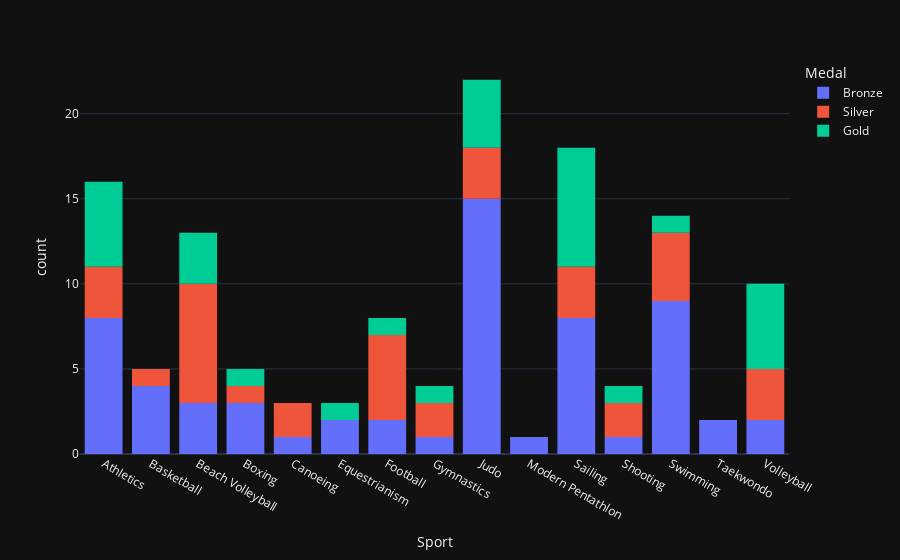

Notebook code cell kept with this figure:
### Markdown cell above
Utilize um gráfico de distribuição (como um histograma, por exemplo) ilustrando a quantidade total de medalhas do Brasil por esporte.

### Code cell
# Utilizando o DF de um ex anterior e ordenando por ordem alfabética crescente.
df_medalhas_esporte.sort_values(by='Sport', inplace=True)

px.histogram(df_medalhas_esporte,
                   x='Sport',
                   category_orders={"Medal": ["Bronze", "Silver", "Gold"]},
                   color='Medal')

### Figure 1 — Plotly figure (JSON) as saved in the notebook; plotly's stock layout.template omitted (floating-point values rounded to 4 significant figures)
{"data": [{"alignmentgroup": "True", "bingroup": "x", "hovertemplate": "Medal=Bronze<br>Sport=%{x}<br>count=%{y}<extra></extra>", "legendgroup": "Bronze", "marker": {"color": "#636efa", "pattern": {"shape": ""}}, "name": "Bronze", "offsetgroup": "Bronze", "orientation": "v", "showlegend": true, "x": ["Athletics", "Athletics", "Athletics", "Athletics", "Athletics", "Athletics", "Athletics", "Athletics", "Basketball", "Basketball", "Basketball", "Basketball", "Beach Volleyball", "Beach Volleyball", "Beach Volleyball", "Boxing", "Boxing", "Boxing", "Canoeing", "Equestrianism", "Equestrianism", "Football", "Football", "Gymnastics", "Judo", "Judo", "Judo", "Judo", "Judo", "Judo", "Judo", "Judo", "Judo", "Judo", "Judo", "Judo", "Judo", "Judo", "Judo", "Modern Pentathlon", "Sailing", "Sailing", "Sailing", "Sailing", "Sailing", "Sailing", "Sailing", "Sailing", "Shooting", "Swimming", "Swimming", "Swimming", "Swimming", "Swimming", "Swimming", "Swimming", "Swimming", "Swimming", "Taekwondo", "Taekwondo", "Volleyball", "Volleyball"], "xaxis": "x", "yaxis": "y", "type": "histogram"}, {"alignmentgroup": "True", "bingroup": "x", "hovertemplate": "Medal=Silver<br>Sport=%{x}<br>count=%{y}<extra></extra>", "legendgroup": "Silver", "marker": {"color": "#EF553B", "pattern": {"shape": ""}}, "name": "Silver", "offsetgroup": "Silver", "orientation": "v", "showlegend": true, "x": ["Athletics", "Athletics", "Athletics", "Basketball", "Beach Volleyball", "Beach Volleyball", "Beach Volleyball", "Beach Volleyball", "Beach Volleyball", "Beach Volleyball", "Beach Volleyball", "Boxing", "Canoeing", "Canoeing", "Football", "Football", "Football", "Football", "Football", "Gymnastics", "Gymnastics", "Judo", "Judo", "Judo", "Sailing", "Sailing", "Sailing", "Shooting", "Shooting", "Swimming", "Swimming", "Swimming", "Swimming", "Volleyball", "Volleyball", "Volleyball"], "xaxis": "x", "yaxis": "y", "type": "histogram"}, {"alignmentgroup": "True", "bingroup": "x", "hovertemplate": "Medal=Gold<br>Sport=%{x}<br>count=%{y}<extra></extra>", "legendgroup": "Gold", "marker": {"color": "#00cc96", "pattern": {"shape": ""}}, "name": "Gold", "offsetgroup": "Gold", "orientation": "v", "showlegend": true, "x": ["Athletics", "Athletics", "Athletics", "Athletics", "Athletics", "Beach Volleyball", "Beach Volleyball", "Beach Volleyball", "Boxing", "Equestrianism", "Football", "Gymnastics", "Judo", "Judo", "Judo", "Judo", "Sailing", "Sailing", "Sailing", "Sailing", "Sailing", "Sailing", "Sailing", "Shooting", "Swimming", "Volleyball", "Volleyball", "Volleyball", "Volleyball", "Volleyball"], "xaxis": "x", "yaxis": "y", "type": "histogram"}], "layout": {"xaxis": {"anchor": "y", "domain": [0.0, 1.0], "title": {"text": "Sport"}}, "yaxis": {"anchor": "x", "domain": [0.0, 1.0], "title": {"text": "count"}}, "legend": {"title": {"text": "Medal"}, "tracegroupgap": 0}, "margin": {"t": 60}, "barmode": "relative"}}
